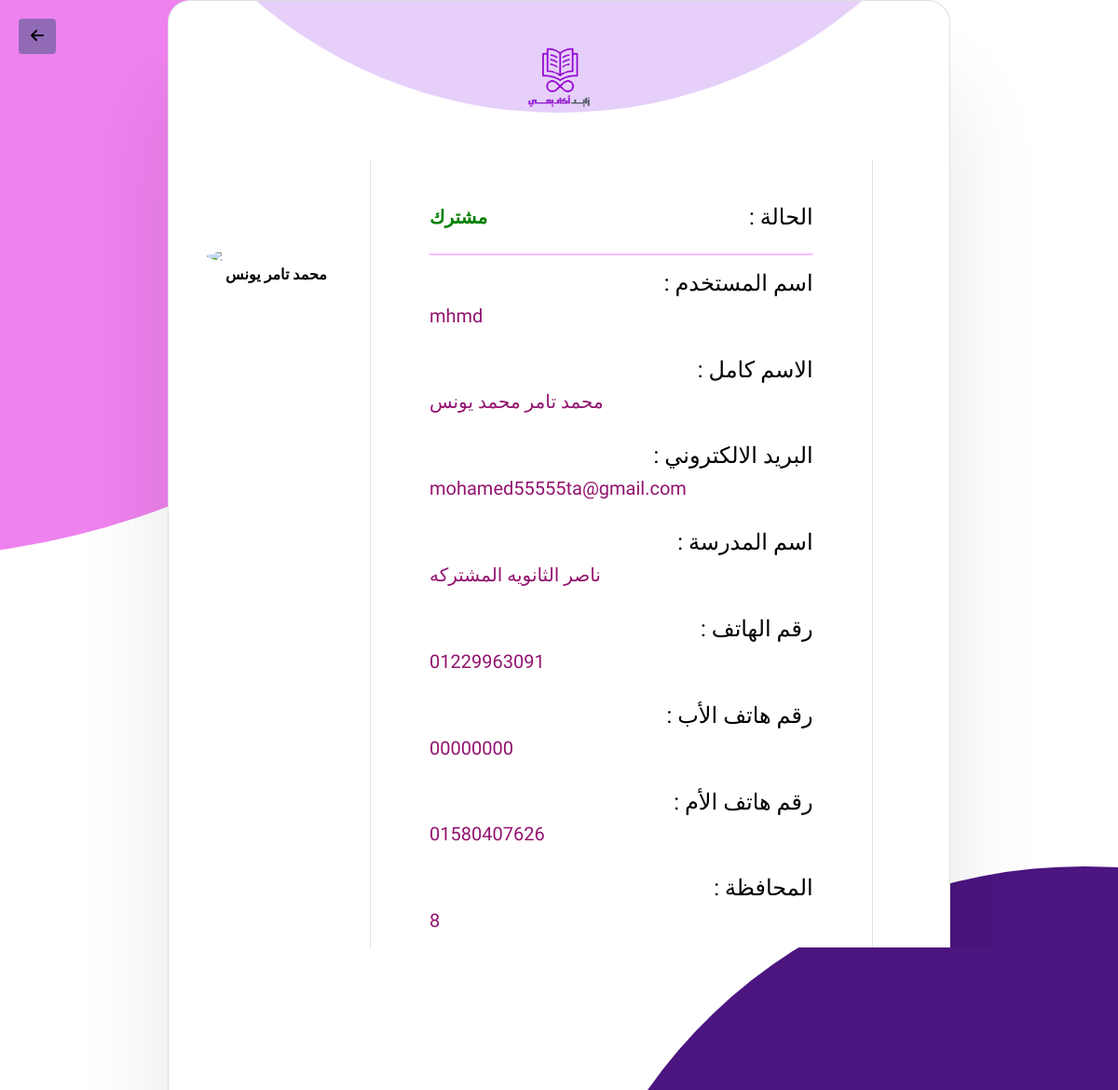
/profile/34/ (signed in), run on an earlier commit of the app's database.
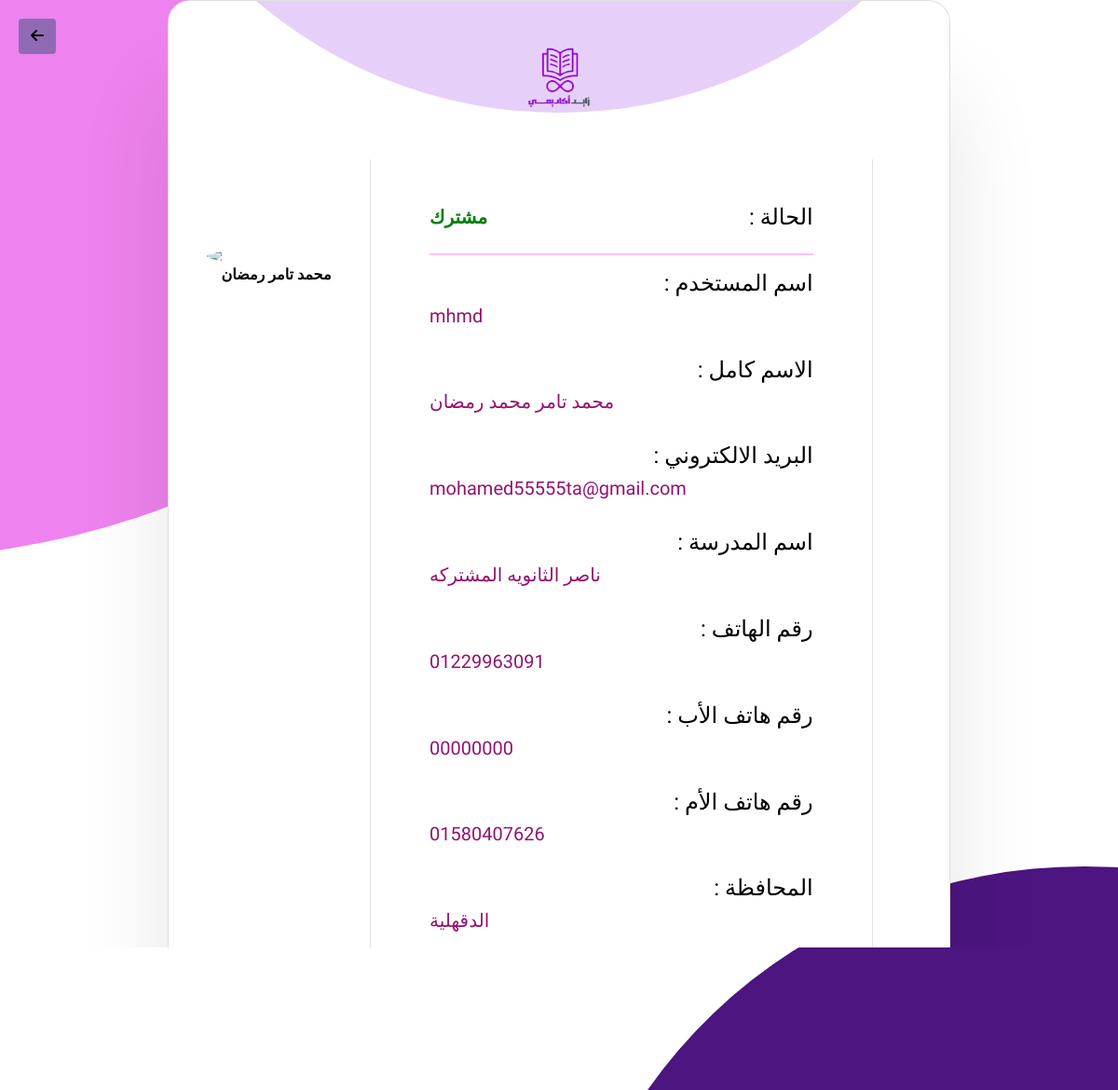
And on a later commit of the database.
### LP_app/models.py (models this page shows, shortened)
class Student(models.Model):
    user = models.OneToOneField(User, on_delete=models.CASCADE)
    first_name = models.CharField(max_length=255, null=True, blank=True)
    second_name = models.CharField(max_length=255, null=True, blank=True)
    third_name = models.CharField(max_length=255, null=True, blank=True)
    last_name = models.CharField(max_length=255, null=True, blank=True)
    phone_num = models.CharField(max_length=20, null=True, blank=True)
    dad_num = models.CharField(max_length=255, null=True, blank=True)
    mom_num = models.CharField(max_length=255, null=True, blank=True)
    school = models.CharField(max_length=255, null=True, blank=True)
    dad_job = models.CharField(max_length=255, null=True, blank=True)
    government = models.CharField(max_length=255, null=True, blank=True)
    alsaf = models.ForeignKey(Grade ,on_delete=models.CASCADE ,null=True, blank=True)
    photo = models.ImageField(upload_to='student_photos', null=True, blank=True)
    is_verified = models.BooleanField(default=False)
    subscription_active = models.BooleanField(default=False)
    subscription_expiry = models.DateTimeField(null=True, blank=True)

### LP_app/views.py (the view)
# urls.py: path('profile/<int:pk>/', views.profile, name='profile'),
def profile(request, pk):
    if request.user.is_anonymous:
        return redirect('landing')
    else:
        if not request.user.is_staff and request.user.id != pk:
            return redirect('home')  # إعادة التوجيه إلى الصفحة الرئيسية إذا حاول المستخدم الوصول إلى ملف شخصي آخر
        else:
            student = get_object_or_404(Student, user__id=pk)
            categories = Category.objects.all()
            try:
                status = Subscription.objects.get(user=request.user)
            except:
                status = False
        context = {
            'student': student,
            'categories':categories,
            'status':status,
        }
        return render(request, 'LP_app/profile.html', context)

### LP_app/context_processor.py (called while the page is built)
def subscription_status(request):
    if request.user.is_authenticated:
        try:
            status = Subscription.objects.get(user=request.user)
        except Subscription.DoesNotExist:
            status = False
    else:
        status = False
    return {
        'status': status,
    }

### templates/LP_app/profile.html (shortened to what the changed rows need)
{% extends 'base.html' %}
{% block login %}
{% load static %}
<link
        rel="stylesheet"
        href="{% static 'css/login.css' %}"
        />
<body>
  <div class="card">
    <div class="row">
        <div class="col-md-3 border-right">
            {% if request.user == student.user %}
            <div class="d-flex flex-column align-items-center text-center p-3 py-5">
                {% if student.photo %}
                <img class="rounded-circle mt-5" id="profileImage" width="150px" src="{{student.photo.url}}" style="cursor: pointer;">
                {% else %}
                <img class="rounded-circle mt-5" id="profileImage" width="150px" src="https://st3.depositphotos.com/15648834/17930/v/600/depositphotos_179308454-stock-illustration-unknown-person-silhouette-glasses-profile.jpg" style="cursor: pointer;">
                {% endif %}
                <input type="file" id="imageUpload" style="display: none;" accept="image/*" />
                <span class="font-weight-bold" style="font-family: 'Almarai', sans-serif;">{{student.first_name}} {{student.second_name}} {{student.last_name}}</span>
                <span style="font-family: 'Almarai', sans-serif; color:#ab3f8c;">يمكنك تغيير صورة ملفك الشخصي عند الضعط عليها</span>
                <div class="crop-photo-wrapper">
                    <img id="imageToCrop" style="max-width: 100%; display: none;"><br>
                    <button id="cropButton" class="btn" style="display: none; background-color:#9a26ae; color:#fff;">قص الصورة</button>
                </div>
            </div>
            {% else %}
            <div class="d-flex flex-column align-items-center text-center p-3 py-5">
                {% if student.photo %}
                <img class="rounded-circle mt-5" style="border-radius: 50%;" width="150px" src="{{student.photo.url}}">
                {% else %}
                <img class="rounded-circle mt-5" width="150px" src="https://st3.depositphotos.com/15648834/17930/v/600/depositphotos_179308454-stock-illustration-unknown-person-silhouette-glasses-profile.jpg">
                {% endif %}
                <span class="font-weight-bold" style="font-family: 'Almarai', sans-serif;">{{student.first_name}} {{student.second_name}} {{student.last_name}}</span>
            </div>
            {% endif %}
        </div>
        <div class="col-md-8 border-right">
            <div class="p-5 py-5" dir="rtl">
                <div class="mb-3">
                    <h4 class="text-right">اسم المستخدم :</h4>
                    <h5 class="text-left" style="color: #93136f;">{{student.user.username}}</h5>
                    <br>
                    <h4 class="text-right">الاسم كامل :</h4>
                    <h5 class="text-left" style="color: #93136f;">{{student.first_name}} {{student.second_name}} {{student.third_name}} {{student.last_name}}</h5>
                    <br>
                    <h4 class="text-right">البريد الالكتروني :</h4>
                    <h5 class="text-left" style="color: #93136f;">{{student.user.email}}</h5>
                    <br>
                    <h4 class="text-right">اسم المدرسة :</h4>
                    <h5 class="text-left" style="color: #93136f;">{{student.school}}</h5>
                    <br>
                    <h4 class="text-right">رقم الهاتف :</h4>
                    <h5 class="text-left" style="color: #93136f;">{{student.phone_num}}</h5>
                    <br>
                    <h4 class="text-right">رقم هاتف الأب :</h4>
                    <h5 class="text-left" style="color: #93136f;">{{student.dad_num}}</h5>
                    <br>
                    <h4 class="text-right">رقم هاتف الأم :</h4>
                    <h5 class="text-left" style="color: #93136f;">{{student.mom_num}}</h5>
                    <br>
                    <h4 class="text-right">المحافظة :</h4>
                    <h5 class="text-left" style="color: #93136f;">{{student.government}}</h5>
                    <br>
                    <h4 class="text-right">الصف :</h4>
                    <h5 class="text-left" style="color: #93136f;">{{student.alsaf.grade}}</h5>
                    <br>
                </div>
                <hr><br>
            </div>
        </div>
    </div>
</div>
{% endblock login %}

What changed in the data, as far as the page shows it:
changed Student "محمد": last_name "يونس" → "رمضان"; government "8" → "الدقهلية"
